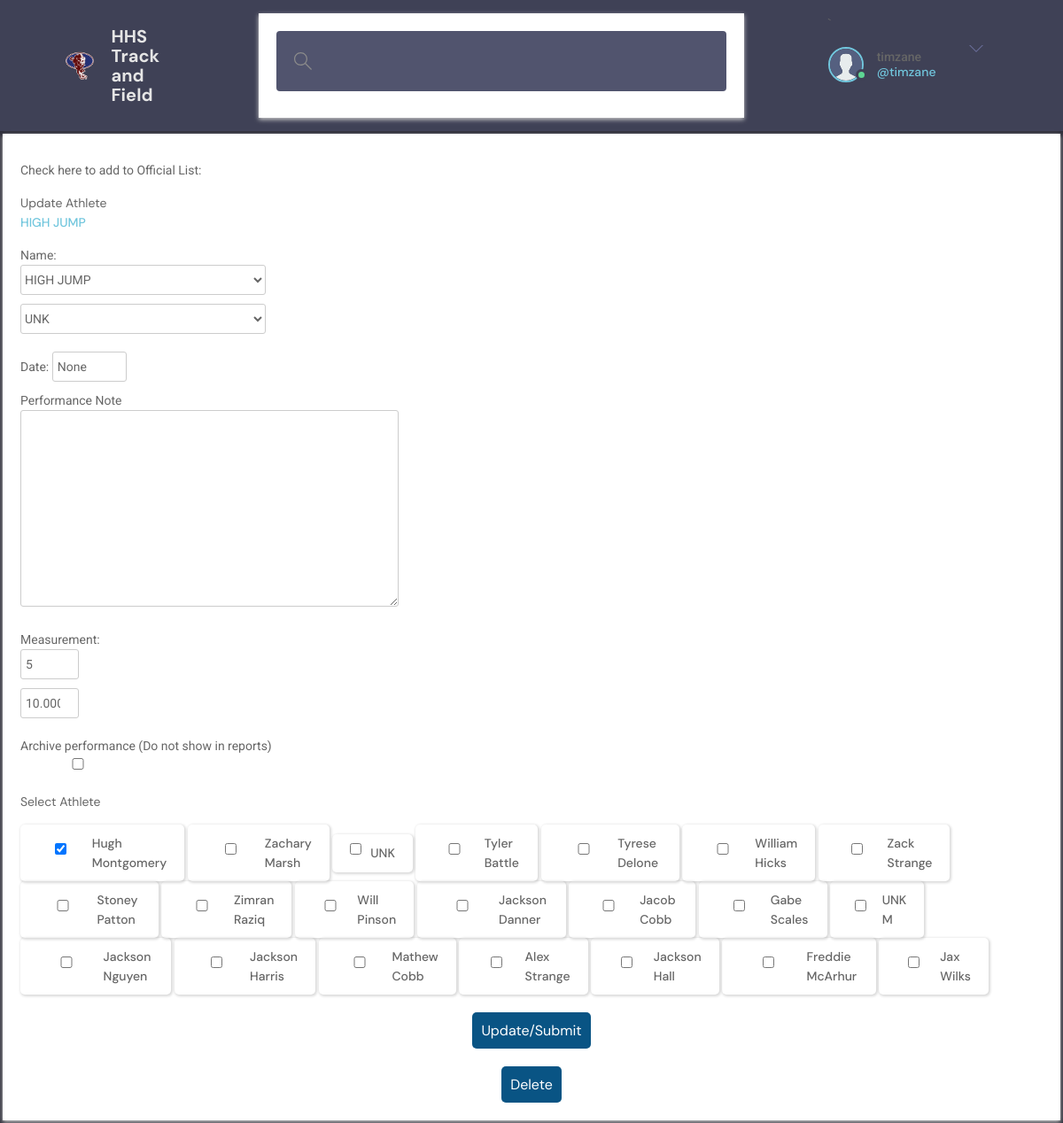
Page /update-performance/37 (signed in) on the committed database.
### base/models.py (models this page shows, shortened)
class User(AbstractUser):
    name = models.CharField(max_length=200, null=True)
    email = models.EmailField(unique=True, null=True)
    bio = models.TextField(null=True)
    avatar = models.ImageField(null=True, default="avatar.svg")
    Editor = models.BooleanField(default=False)
    Maintainer = models.BooleanField(default=False)
    REQUIRED_FIELDS = []

class Event(models.Model):
    EventName = models.CharField(max_length=200, null=True)
    FieldEvent = models.BooleanField()
    Current = models.BooleanField()
    Relay = models.BooleanField()
    Order = models.IntegerField()
    MeasurementSystem = models.CharField(max_length=20)
    updated = models.DateTimeField(auto_now=True)
    created = models.DateTimeField(auto_now_add=True)
    def __str__(self):
        return self.EventName

class Performance(models.Model):
    EventID = models.ForeignKey(Event, on_delete=models.SET_NULL,null=True)
    Mark = models.CharField(max_length=200, null=True)
    MarkRawLarge = models.IntegerField()
    MarkRawSmall = models.DecimalField(decimal_places=3,max_digits=20)
    MeetID = models.ForeignKey(Meet, on_delete=models.SET_NULL,null=True)
    PerformanceNote = models.CharField(max_length=10,null=True,blank=True)
    CY = models.IntegerField(null=True)
    EventDate = models.DateField(null=True)
    Notes = models.TextField(null = True,blank=True)
    Archive = models.BooleanField()
    StateChamp = models.BooleanField(null=True)
    AthleteID = models.ManyToManyField(Athlete)
    Confirmed = models.BooleanField(null=False,default=False)
    Locked = models.BooleanField(null=False,default=False)
    updated = models.DateTimeField(auto_now=True)
    created = models.DateTimeField(auto_now_add=True)

class Athlete(models.Model):
    Graduation = models.IntegerField()
    Athlete = models.CharField(max_length=200, null=True)
    Male = models.BooleanField()
    Active = models.BooleanField()
    First = models.CharField(max_length=200, blank=True)
    Last = models.CharField(max_length=200, blank=True)
    updated = models.DateTimeField(auto_now=True)
    created = models.DateTimeField(auto_now_add=True)
    def __str__(self):
        return self.Athlete

### base/views.py (the view, shortened to what this page needs)
# urls.py: path('update-performance/<str:pk>',views.updatePerformance,name="update-performance"),
@login_required(login_url='/login')
def updatePerformance(request,pk):
    UserStatus = {'Maintainer':request.user.Maintainer,'Editor':request.user.Editor}
    performance = Performance.objects.get(id=pk)
    athletes = Athlete.objects.filter(performance__id=pk)
    eventID = performance.EventID_id
    eventtemp = Event.objects.get(id=eventID)
    measure_system = eventtemp.MeasurementSystem
    eventselectcontext = {'MarkRaw':0}
    form = PerformanceForm(instance=performance,athletepk=athletes,eventselect=eventselectcontext)
    measuresystem = HumanReadableMark(performance.MarkRawLarge,performance.MarkRawSmall,measure_system)
    performancedate = convert_db_time_2_form_time(performance.EventDate)
    eventname = performance.EventID
    context = {'form':form,'measure':measuresystem,'eventdate':performancedate,'EventID':eventID,
                'EventName':eventname,'Maintainer':request.user.Maintainer,'Editor':request.user.Editor}
    return render(request,'base/update-performance.html',context)

### base/models.py (called while the page is built)
    def __str__(self):
        return self.MeetName

### base/views.py (called while the page is built, shortened)
def HumanReadableMark(rawmarklarge,rawmarksmall,measuretype):
    if measuretype == "inches":
        measure_human = str(rawmarklarge) + "-" + str(rawmarksmall)
        temp = {'measure_human':measure_human}
        temp['measurelabel1'] = "Feet"
        temp['measurelabel2'] = "Inches"
        return temp
    return -1

def convert_db_time_2_form_time(dbtime):
    if dbtime is not None:
        return dbtime.strftime('%m/%d/%Y')
    else:
        return dbtime

### base/templates/base/update-performance.html (shortened to what this page needs)
{% extends 'main.html' %}
{% block content %}
<html>
  <head>
    <link rel="stylesheet" href="https://use.fontawesome.com/releases/v5.5.0/css/all.css">
  </head>
  <body>
    <div class="testbox">
      <form action="" method="POST">
        <div class="item">
          <div class="name-item">
              <div class = "row">
                  <div class = "col-sm-6">
                    Check here to add to Official List:
                  </div>
              </div>
          </div>
      </div>
        <h1>Update Athlete<a href="{% url 'results-event' EventID %}" class="roomListRoom__author">
        <span> {{ EventName }} </span>
        </a> </h1>
        <div class="item">
            <p>Name:</p>
            <div class="name-item">
                <div class = "row">
                    <div class = "col-sm-4">{{ form.EventID }}</div>
                    <div class = "col-sm-4">{{ form.MeetID }}</div>
                </div>
            </div>
        </div>
        <div class="name-item">
                <div class = "row">
                  <div class = "col-sm-4"> <p>Date: <input type="text" id="datepicker" name="EventDateDP" value="{{eventdate}}"></p>
                  </div>
                </div>
        </div>
        <div class="name-item">
          <div class = "row">
            <div class = "col-sm-8"> Performance Note {{ form.Notes }}
            </div>
          </div>
        </div>
      <div class="item">
        <p>Measurement:</p>
        <div class="name-item">
            <div class = "row">
                <div class = "col-sm-4">{{form.MarkRawLarge}}</div>
                <div class = "col-sm-4">{{form.MarkRawSmall}}</div>
            </div>
        </div>
    </div>
        <div class="name-item">
          <div class = "row">
            <div class = "col-sm-8"> Archive performance (Do not show in reports) {{ form.Archive }}
            </div>
          </div>
        </div>
        <h1>Select Athlete</h1>
        <div class="btn-group" data-toggle="buttons">
          {% for checkbox in form.AthleteID %}
              <label class="btn btn-primary">
              {{ checkbox.tag }} {{ checkbox.choice_label }}
              </label>
          {% endfor %}
        </div>
        <div class="btn-block">
            <button type="submit" name="Update" href="/">Update/Submit</button>
        </div>
        <div class="btn-block">
          <button type="submit" name = "Delete" href="/">Delete</button>
      </div>
      </form>
    </div>
    <link rel="stylesheet" href="//code.jquery.com/ui/1.13.2/themes/base/jquery-ui.css">
  </body>
</html>
    {% endblock content %}

### templates/navbar.html (shortened to what this page needs)
{% load static %}
<header class="header header--loggedIn">
<div class="container">
    <a href="{% url 'home' %}" class="header__logo">
      <img src="{% static 'images/huntsville-high-school-huntsville-al_dcfa6b5959.png' %}" />
      <h1>HHS Track and Field</h1>
    </a>
    <form class="header__search" method="GET" action="{% url 'athlete-search'  %}" >
      <label>
        <input name="q" type="text" textplaceholder="Search for athletes..." />
      </label>
    </form>
    <nav class="header__menu">
    `   {% if request.user.is_authenticated %}
      <div class="header__user">
        <a href="{% url 'update-user' %}">
          <div class="avatar avatar--medium active">
            <img src="{{request.user.avatar.url}}" />
          </div>
          <p>{{request.user.username}} <span>@{{request.user}}</span></p>
        </a>
        <button class="dropdown-button">
          <svg version="1.1" xmlns="http://www.w3.org/2000/svg" width="32" height="32" viewBox="0 0 32 32">
            <title>chevron-down</title>
            <path d="M16 21l-13-13h-3l16 16 16-16h-3l-13 13z"></path>
          </svg>  <header class="header header--loggedIn">
        </button>
      </div>
      {% else %}
      <a href="{% url 'login' %}">
        <img src="{% static 'images/avatar.svg' %}" />
        <p>Login</p>
      </a>
      {% endif %}
    </nav>
  </div>
</header>

### static/styles/style.css (style rules this page uses)
:root { --color-main: #71c6dd; --color-main-light: #e1f6fb; --color-dark: #3f4156; --color-dark-medium: #51546e; --color-dark-light: #696d97; --color-light: #e5e5e5; --color-gray: #8b8b8b; --color-light-gray: #b2bdbd; --color-bg: #2d2d39; --color-success: #5dd693; --color-error: #fc4b0b; }
* { font-family: "DM Sans", -apple-system, BlinkMacSystemFont, "Segoe UI", Roboto, Oxygen, Ubuntu, Cantarell, "Open Sans", "Helvetica Neue", sans-serif; margin: 0; padding: 0; box-sizing: border-box; text-rendering: optimizeLegibility; font-size: inherit; }
html { font-size: 56.25%; }
@media only screen and (min-width: 1200px) { html { font-size: 62.5%; } }
body { line-height: 1.6; font-weight: 400; font-size: 1.5rem; color: var(--color-light-gray); background-color: var(--color-bg); min-height: 100vh; }
img { width: 100%; }
a { display: inline-block; color: var(--color-main); text-decoration: none; }
.container { max-width: 120rem; width: 90%; margin: auto; }
.btn { background-color: transparent; border: none; display: inline-flex; align-items: center; gap: 1rem; cursor: pointer; transition: all ease-in-out 0.3s; padding: 1rem 2rem; border-radius: 5px; box-shadow: 1px 1px 3px 1px rgba(0, 0, 0, 0.15); font-weight: 500; }
.avatar { position: relative; display: inline-block; border-radius: 50%; border: 2px solid var(--color-main); }
.avatar img { display: block; border-radius: 50%; object-fit: cover; object-position: center; }
.avatar::after { content: ""; display: block; position: absolute; background-color: var(--color-gray); z-index: 111; border-radius: 50%; border: 0.3rem solid var(--color-dark); }
.avatar.active::after { background-color: var(--color-success); }
.avatar.avatar--medium img { width: 3.6rem; height: 3.6rem; border-radius: 50%; }
.avatar.avatar--medium:after { width: 0.7rem; height: 0.7rem; bottom: 0px; right: -6px; }
.header { padding: 1.5rem; background-color: var(--color-dark); }
.header > .container { display: flex; gap: 9.5rem; }
.header__logo, .header__user { display: flex; gap: 2rem; align-items: center; }
.header__logo > img { height: 3.2rem; width: 3.2rem; }
.header__logo > h1 { font-weight: 700; font-size: 2rem; color: var(--color-light); }
.header__search > label { background-color: var(--color-dark-medium); padding: 1.3rem 1rem; display: flex; align-items: center; gap: 1rem; border-radius: 4px; }
.header__search svg { fill: var(--color-gray); width: 2rem; height: 2rem; margin-left: 1rem; }
.header__search input { width: 30rem; background: transparent; border: none; outline: none; color: var(--color-light); }
.header__menu { margin-left: auto; position: relative; }
.header__menu a { display: flex; gap: 1.5rem; align-items: center; font-weight: 500; text-decoration: none; color: var(--color-gray); }
.header__menu img { height: 3.6rem; }
.header__menu p { line-height: 1.2; }
.header__menu span { color: var(--color-main); font-weight: 500; font-size: 1.4rem; display: block; }
.header__menu svg { width: 1.6rem; height: 1.6rem; fill: var(--color-dark-light); }
.dropdown-button { background: transparent; border: 0; outline: 0; cursor: pointer; }
.roomListRoom__author { font-weight: 500; display: flex; align-items: center; gap: 1rem; }

### base/templates/base/update-performance.html (style rules this page uses)
html, body { min-height: 100%; }
body, div, form, input, select, textarea, p { padding: 0; margin: 0; outline: none; font-family: Roboto, Arial, sans-serif; font-size: 14px; color: #666; line-height: 22px; }
h1 { margin: 15px 0; font-weight: 400; }
.testbox { display: flex; justify-content: center; align-items: center; height: inherit; padding: 3px; }
form { width: 100%; padding: 20px; background: #fff; box-shadow: 0 2px 5px #ccc; }
input, select, textarea { margin-bottom: 10px; border: 1px solid #ccc; border-radius: 3px; }
input { width: calc(100% - 10px); padding: 5px; }
select { width: 100%; padding: 7px 0; background: transparent; }
textarea { width: calc(100% - 2px); paddung: 5px; }
.item { position: relative; margin: 10px 0; }
.btn-block { margin-top: 20px; text-align: center; }
button { width: auto; padding: 10px; border: none; -webkit-border-radius: 5px; -moz-border-radius: 5px; border-radius: 5px; background-color: #095484; font-size: 16px; color: #fff; cursor: pointer; }
@media (min-width: 568px) { .name-item { display: flex; flex-wrap: wrap; justify-content: space-between; } }
@media (min-width: 568px) { .name-item input { width: calc(50% - 20px); } }

### rows in the picture
User: user.avatar (placeholder picture), user.username "timzane", user "timzane"
Event: EventName "HIGH JUMP"
Performance: EventID "HIGH JUMP", MeetID "UNK", MarkRawLarge "5", MarkRawSmall "10.000"
Athlete: choice_label "Hugh Montgomery"
Athlete: choice_label "Zachary Marsh"
Athlete: choice_label "UNK"
Athlete: choice_label "Tyler Battle"
Athlete: choice_label "Tyrese Delone"
Athlete: choice_label "William Hicks"
Athlete: choice_label "Zack Strange"
Athlete: choice_label "Stoney Patton"
Athlete: choice_label "Zimran Raziq"
Athlete: choice_label "Will Pinson"
Athlete: choice_label "Jackson Danner"
Athlete: choice_label "Jacob Cobb"
Athlete: choice_label "Gabe Scales"
Athlete: choice_label "UNK M"
Athlete: choice_label "Jackson Nguyen"
Athlete: choice_label "Jackson Harris"
Athlete: choice_label "Mathew Cobb"
Athlete: choice_label "Alex Strange"
Athlete: choice_label "Jackson Hall"
Athlete: choice_label "Freddie McArhur"
Athlete: choice_label "Jax Wilks"
